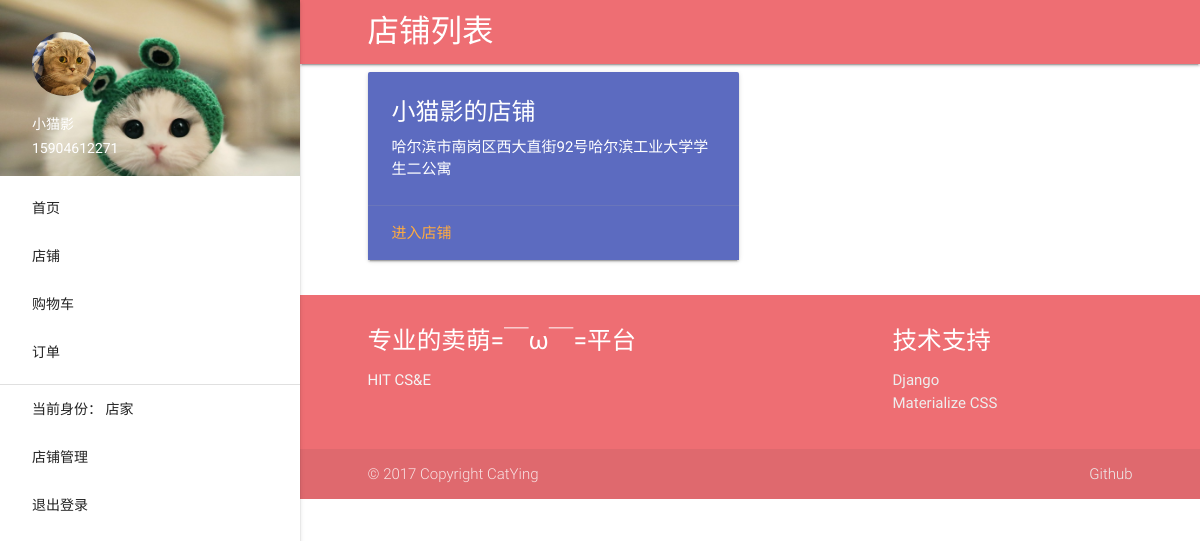
The page /shop/list/ (signed in) on the database as committed earlier.
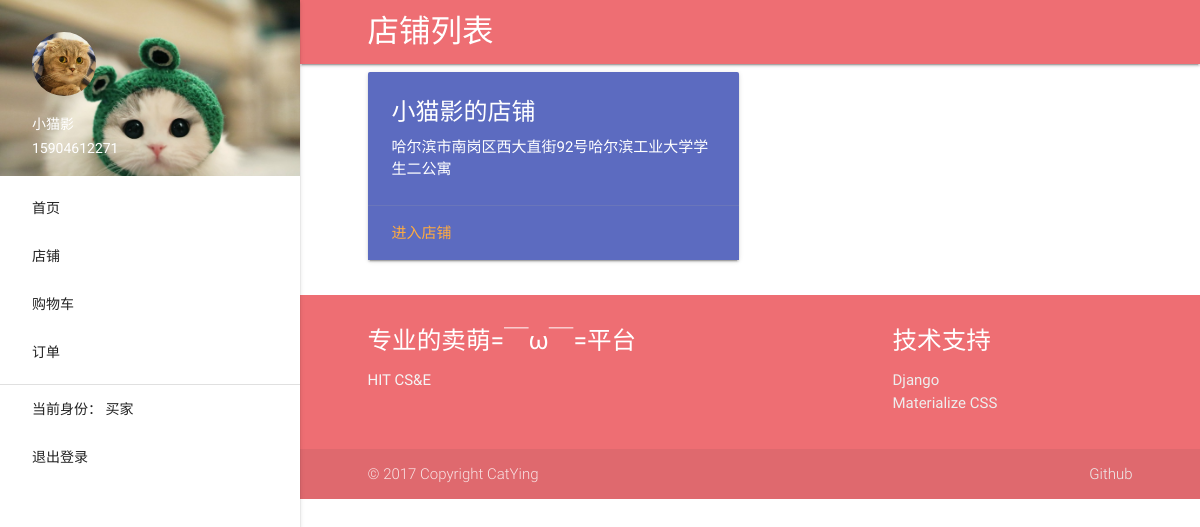
The same page on the database as committed later.
### authentication/models.py (models this page shows, shortened)
class MyUser(models.Model):
    user = models.OneToOneField(User)
    nickname = models.CharField(max_length=64)
    real_info = models.OneToOneField(RealInfo, blank=True, null=True)
    cellphone = models.CharField(max_length=16)
    address = models.CharField(max_length=512, blank=True)
    head_img = models.ImageField(upload_to='image/%Y/%m/%d', null=True)
    level = models.IntegerField(default=1)
    current_stage = models.IntegerField(default=1)
    face_token = models.CharField(max_length=256, blank=True, null=True)

### shop/views.py (the view)
class ShopListView(FrontMixin, ListView):
    template_name = 'shop/list.html'
    model = MyUser
    context_object_name = 'myuser_list'
    def get_queryset(self):
        return MyUser.objects.filter(level__gte=3)

### authentication/mixin.py (called while the page is built)
    def get_context_data(self, **kwargs):
        context = super(AuthMixin, self).get_context_data(**kwargs)
        if self.request.user.is_authenticated():
            myuser = self.request.user.myuser
            context['myuser'] = myuser
        return context

### website/mixin.py (called while the page is built)
    def get_context_data(self, **kwargs):
        return super(FrontMixin, self).get_context_data(**kwargs)

### templates/shop/list.html (shortened to what this page needs)
{% extends 'base.html' %}
{% load staticfiles %}
{% block navhead %}店铺列表{% endblock %}
{% block content %}
    <div class="container">
        <div class="row">
            {% for myuser in myuser_list %}
                <div class="col s12 m6">
                    <div class="card indigo  lighten-1">
                        <div class="card-content white-text">
                            <span class="card-title">{{ myuser.nickname }}的店铺</span>
                            <p>{{ myuser.address }}</p>
                        </div>
                        <div class="card-action">
                            <a href="{% url 'shop-detail' myuser.pk %}">进入店铺</a>
                        </div>
                    </div>
                </div>
            {% endfor %}
        </div>
    </div>
{% endblock %}

### templates/base.html (shortened to what this page needs)
{% load staticfiles %}
<!doctype html>
<html lang="zh-CN">
<head>
    <link rel="stylesheet" href="{% static 'css/materialize.css' %}">
</head>
<body>
<header>
    <div class="container">
        <ul id="slide-out" class="side-nav fixed">
            <li>
                <div class="userView">
                    <div class="background">
                        <img src="{% static 'imgs/71b2cbb3ly1fdkd6l6eikj21kw13u474.jpg' %}" style="max-width: 300px">
                    </div>
                    {% if myuser %}
                        <a href="#"><img class="circle" src="{% url 'media' myuser.head_img %}"></a>
                        <a href="#"><span class="white-text name">{{ myuser.nickname }}</span></a>
                        <a href="#"><span class="white-text email">{{ myuser.cellphone }}</span></a>
                    {% else %}
                        <a href="#"><img class="circle" src="{% static "imgs/20130121222641_Hd5xE.jpeg" %}"></a>
                        <a href="#"><span class="white-text name">登录查看更多</span></a>
                        <a href="#"><span class="white-text email">喵~</span></a>
                    {% endif %}
                </div>
            </li>
            <li><a href="{% url 'index' %}" class="waves-effect">首页</a></li>
            <li><a href="{% url 'list' %}" class="waves-effect">店铺</a></li>
            <li><a href="{%  url 'cart' %}" class="waves-effect">购物车</a></li>
            <li><a href="{% url 'order' %}" class="waves-effect">订单</a></li>
            <li>
                <div class="divider"></div>
            </li>
            {% if myuser %}
                <li><a class="waves-effect" id="identify">当前身份：
                    {% if myuser.current_stage == 1 %}
                        买家
                    {% elif myuser.current_stage == 2 %}
                        寄养用户
                    {% elif myuser.current_stage == 3 %}
                        店家
                    {% elif myuser.current_stage == 4 %}
                        超管
                    {% endif %}
                </a></li>
                {% if myuser.current_stage >= 2 %}
                    {% if myuser.current_stage >= 3 %}
                        <li><a href="{% url 'self-shop' %}">店铺管理</a></li>
                    {% endif %}
                {% endif %}
                <li><a class="waves-effect" href="{% url 'logout' %}">退出登录</a></li>
            {% else %}
                <li><a href="{% url 'login' %}">登录</a></li>
                <li><a href="{% url 'register' %}">注册</a></li>
            {% endif %}
        </ul>
    </div>
</header>
<main>
    <nav>
        <div class="container">
            <div class="nav-wrapper">
                <a href="#" class="brand-logo">{% block navhead %}{% endblock %}</a>
            </div>
        </div>
    </nav>
    {% block content %}
    {% endblock %}
</main>
<footer class="page-footer">
    <div class="container">
        <div class="row">
            <div class="col l6 s12">
                <h5 class="white-text">专业的卖萌=￣ω￣=平台</h5>
                <p class="grey-text text-lighten-4">HIT CS&E</p>
            </div>
            <div class="col l4 offset-l2 s12">
                <h5 class="white-text">技术支持</h5>
                <ul>
                    <li><a class="grey-text text-lighten-3" href="https://djangoproject.com">Django</a></li>
                    <li><a class="grey-text text-lighten-3" href="http://www.materializecss.cn/">Materialize CSS</a>
                    </li>
                </ul>
            </div>
        </div>
    </div>
    <div class="footer-copyright">
        <div class="container">
            © 2017 Copyright CatYing
            <a class="grey-text text-lighten-3 right" href="https://github.com/catying">Github</a>
        </div>
    </div>
</footer>
</body>
</html>

### templates/base.html (style rules this page uses)
header, main, footer { padding-left: 300px; }

Rows that differ between the two databases and show on the page:
changed MyUser "小猫影": current_stage 3 → 1 (drawn)
Other text that changed with them:
text no longer shown: "店家 店铺管理"
text now shown: "买家"
